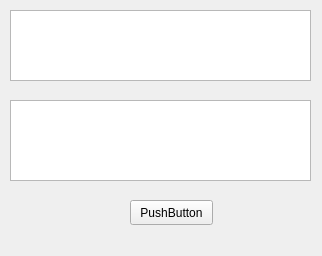
<?xml version="1.0" encoding="UTF-8"?>
<ui version="4.0">
 <class>pyglatin</class>
 <widget class="QMainWindow" name="pyglatin">
  <property name="geometry">
   <rect>
    <x>0</x>
    <y>0</y>
    <width>322</width>
    <height>256</height>
   </rect>
  </property>
  <property name="windowTitle">
   <string>MainWindow</string>
  </property>
  <widget class="QWidget" name="centralWidget">
   <widget class="QPushButton" name="pushButton">
    <property name="geometry">
     <rect>
      <x>130</x>
      <y>200</y>
      <width>83</width>
      <height>25</height>
     </rect>
    </property>
    <property name="focusPolicy">
     <enum>Qt::WheelFocus</enum>
    </property>
    <property name="text">
     <string>PushButton</string>
    </property>
   </widget>
   <widget class="QTextEdit" name="textEdit_2">
    <property name="geometry">
     <rect>
      <x>10</x>
      <y>100</y>
      <width>301</width>
      <height>81</height>
     </rect>
    </property>
   </widget>
   <widget class="QTextEdit" name="textEdit">
    <property name="geometry">
     <rect>
      <x>10</x>
      <y>10</y>
      <width>301</width>
      <height>71</height>
     </rect>
    </property>
    <property name="focusPolicy">
     <enum>Qt::StrongFocus</enum>
    </property>
   </widget>
  </widget>
  <widget class="QMenuBar" name="menuBar">
   <property name="geometry">
    <rect>
     <x>0</x>
     <y>0</y>
     <width>322</width>
     <height>22</height>
    </rect>
   </property>
  </widget>
 </widget>
 <layoutdefault spacing="6" margin="11"/>
 <resources/>
 <connections/>
</ui>
